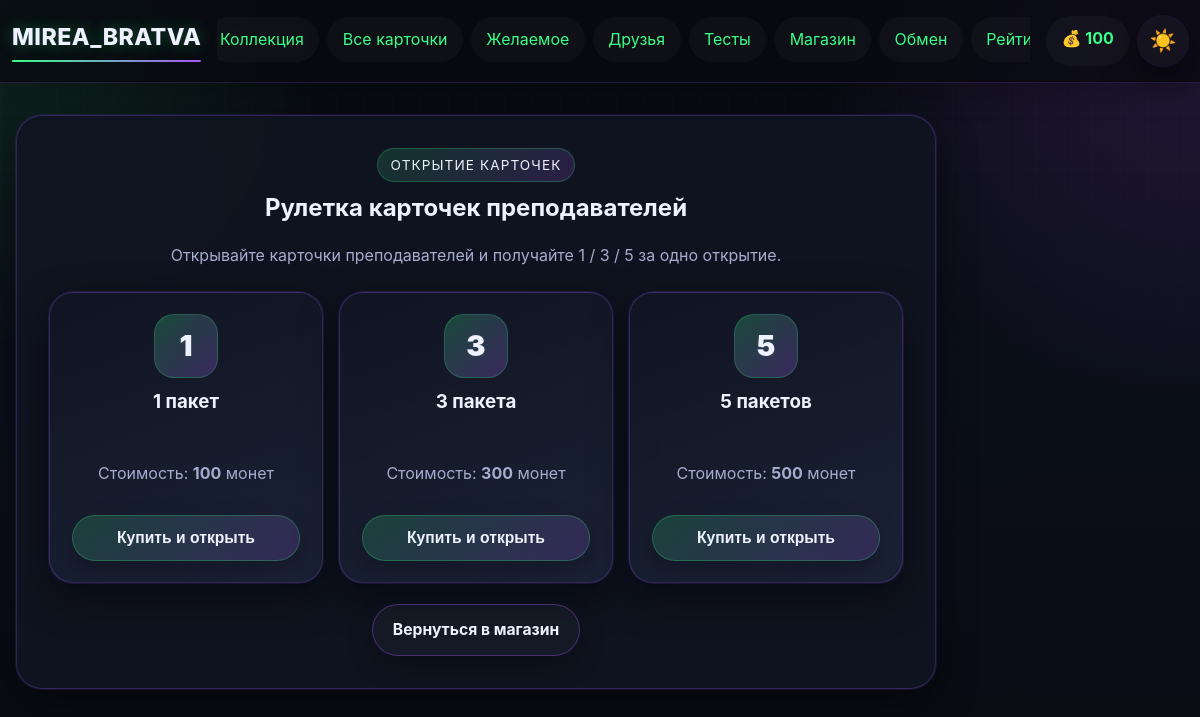
The app's page /open-pack (signed in) with its own data.
### app.py (models this page shows)
class User(UserMixin, db.Model):
    __tablename__ = 'user'
    id = db.Column(db.Integer, primary_key=True)
    username = db.Column(db.String(80), unique=True, nullable=False)
    email = db.Column(db.String(120), unique=True, nullable=False)
    password_hash = db.Column(db.String(200), nullable=False)
    coins = db.Column(db.Integer, default=100)
    profile_theme = db.Column(db.String(50), default='dark')
    avatar_frame = db.Column(db.String(50), default='none')
    bio = db.Column(db.Text, default='')
    owned_frames = db.Column(db.Text, default='[]')
    avatar_icon = db.Column(db.String(50), default='letter')
    created_at = db.Column(db.DateTime, default=datetime.utcnow)
    last_daily_bonus = db.Column(db.DateTime, default=None)

class ShopItem(db.Model):
    __tablename__ = 'shop_item'
    id = db.Column(db.Integer, primary_key=True)
    name = db.Column(db.String(100), nullable=False)
    type = db.Column(db.String(20), nullable=False)
    price = db.Column(db.Integer, nullable=False)
    description = db.Column(db.Text)
    image_url = db.Column(db.String(200))
    pack_rarity_chances = db.Column(db.String(200))

### app.py (the view, shortened to what this page needs)
@app.route('/open-pack', methods=['GET', 'POST'])
@login_required
def open_pack():
    item_id = request.args.get('item_id', type=int)
    selected_pack = None
    if item_id:
        selected_pack = ShopItem.query.filter(ShopItem.id == item_id, ShopItem.type.in_(['card_pack', 'card_roulette'])).first()
    if not selected_pack:
        selected_pack = ShopItem.query.filter_by(image_url='teacher-pack').first() or ShopItem.query.filter_by(type='card_pack').first_or_404()
    quantity_options = [1, 3, 5]
    return render_template('open_pack.html', card_pack=selected_pack, quantity_options=quantity_options)

### app.py (called while the page is built)
@login_manager.user_loader
def load_user(user_id):
    return db.session.get(User, int(user_id))

### templates/open_pack.html (shortened to what this page needs)
{% extends "base.html" %}
{% block content %}
<div class="pack-select-page">
    <section class="pack-opening-stage">
        <span class="eyebrow">Открытие карточек</span>
        <h1>Рулетка карточек преподавателей</h1>
        <p>Открывайте карточки преподавателей и получайте 1 / 3 / 5 за одно открытие.</p>
        <div class="pack-option-grid">
            {% for qty in quantity_options %}
            <form method="post" class="pack-option-card">
                <div class="pack-option-count">{{ qty }}</div>
                <h3>{{ qty }} {% if qty == 1 %}пакет{% elif qty < 5 %}пакета{% else %}пакетов{% endif %}</h3>
                <p>Стоимость: <strong>{{ card_pack.price * qty }}</strong> монет</p>
                <button type="submit" class="btn btn-pack">Купить и открыть</button>
            </form>
            {% endfor %}
        </div>
        <div class="pack-actions">
            <a href="{{ url_for('shop') }}" class="btn btn-secondary">Вернуться в магазин</a>
        </div>
    </section>
</div>
{% endblock %}

### templates/base.html (shortened to what this page needs)
<!DOCTYPE html>
<html lang="ru">
<head>
    <link rel="stylesheet" href="{{ url_for('static', filename='css/style.css') }}">
</head>
<body class="{% if current_user.is_authenticated and current_user.profile_theme == 'light' %}light-theme{% else %}dark-theme{% endif %}">
    <nav class="navbar">
        <div class="nav-container">
            <a class="nav-logo" href="{{ url_for('index') }}">MIREA_BRATVA</a>
            <div class="nav-main">
                <ul class="nav-menu">
                    {% if current_user.is_authenticated %}
                        <li><a href="{{ url_for('collection') }}">Коллекция</a></li>
                        <li><a href="{{ url_for('cards_catalog') }}">Все карточки</a></li>
                        <li><a href="{{ url_for('wishlist') }}">Желаемое</a></li>
                        <li><a href="{{ url_for('friends') }}">Друзья</a></li>
                        <li><a href="{{ url_for('quizzes') }}">Тесты</a></li>
                        <li><a href="{{ url_for('shop') }}">Магазин</a></li>
                        <li><a href="{{ url_for('exchange') }}">Обмен</a></li>
                        <li><a href="{{ url_for('rating') }}">Рейтинг</a></li>
                    {% else %}
                        <li><a href="{{ url_for('login') }}">Вход</a></li>
                        <li><a href="{{ url_for('register') }}">Регистрация</a></li>
                    {% endif %}
                </ul>
            </div>
            {% if current_user.is_authenticated %}
            <div class="nav-actions">
                <div class="coins">💰 {{ current_user.coins }}</div>
                <a class="theme-toggle nav-pill" href="{{ url_for('toggle_theme') }}" title="Переключить тему">
                    {% if current_user.profile_theme == 'light' %}🌙{% else %}☀️{% endif %}
                </a>
            </div>
            {% endif %}
        </div>
    </nav>
    <main class="container">
        {% block content %}{% endblock %}
    </main>
</body>
</html>

### records on screen
User: coins "100"
ShopItem: card_pack.price*qty "100" "300" "500"

### other values on screen
{{ qty }} "1" "3" "5"
